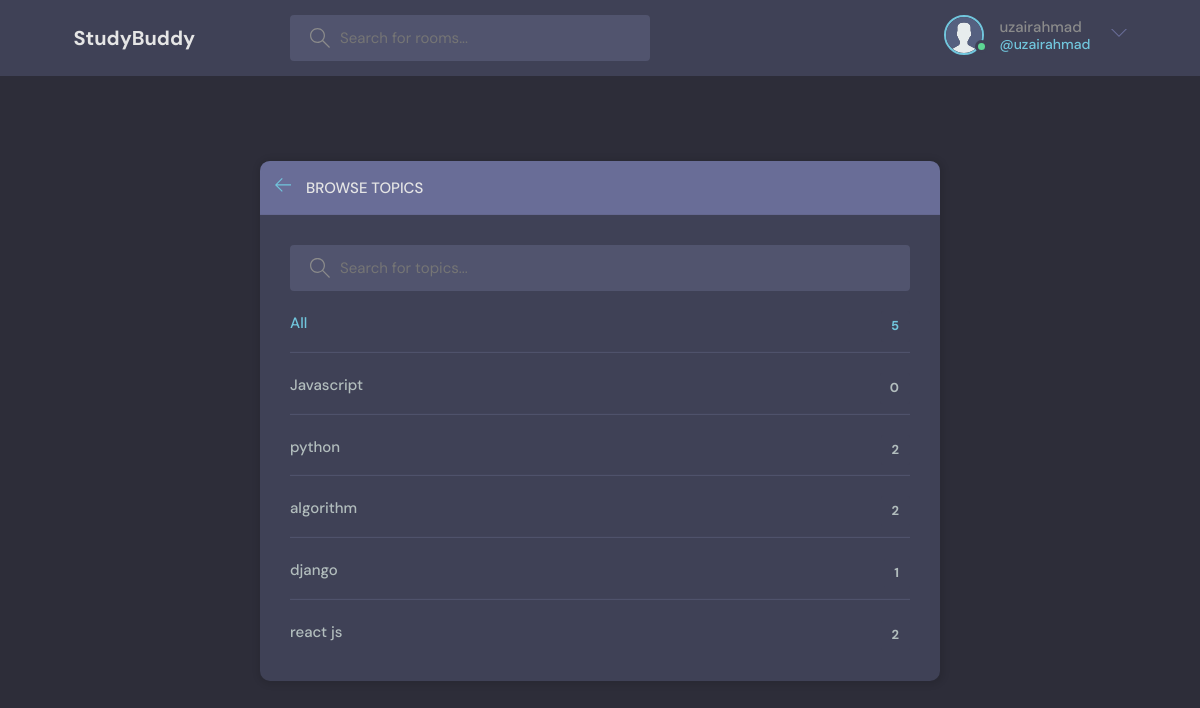
The page /topic (signed in) on the database as committed earlier.
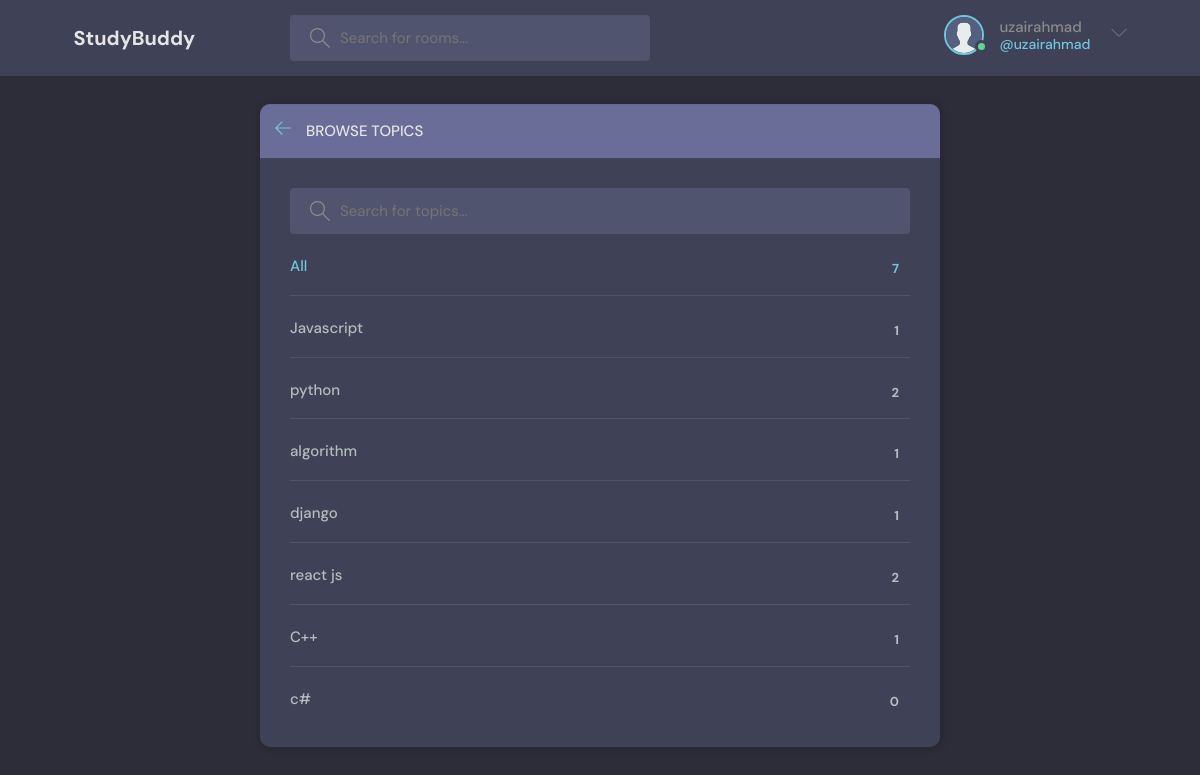
The same page on the database as committed later.
### base/models.py (models this page shows, shortened)
class Topic(models.Model):
    name = models.CharField(max_length=200)

### base/views.py (the view)
# urls.py: path('topic', views.topicPage, name='topic'),
def topicPage(request):
     topic=Topic.objects.filter()
     return render(request, 'base/topic.html', {'topic':topic})

### base/templates/base/topic.html (shortened to what this page needs)
{% extends 'main.html'%} {% block content %} {% load static %}
<main class="create-room layout">
  <div class="container">
    <div class="layout__box">
      <div class="layout__boxHeader">
        <div class="layout__boxTitle">
          <a href="{% url 'home' %}">
            <svg
              version="1.1"
              xmlns="http://www.w3.org/2000/svg"
              width="32"
              height="32"
              viewBox="0 0 32 32"
            >
              <title>arrow-left</title>
              <path
                d="M13.723 2.286l-13.723 13.714 13.719 13.714 1.616-1.611-10.96-10.96h27.625v-2.286h-27.625l10.965-10.965-1.616-1.607z"
              ></path>
            </svg>
          </a>
          <h3>Browse Topics</h3>
        </div>
      </div>
      <div class="topics-page layout__body">
        <form method="GET" class="header__search" action="{% url 'home' %}">
          <label>
            <input name="q" placeholder="Search for topics..." />
          </label>
        </form>
        <ul class="topics__list">
          <li>
            <a href="/" class="active">All <span>{{topic.count}}</span></a>
          </li>
          {% for t in topic %}
          <li>
            <a href="/">{{t.name}}<span>{{t.room_set.all.count}}</span></a>
          </li>
          {% endfor %}
        </ul>
      </div>
    </div>
  </div>
</main>
{% endblock content %}

Rows that differ between the two databases and show on the page:
computed for Topic "Javascript": room_set.all.count "0" → "1"
computed for Topic "algorithm": room_set.all.count "2" → "1"
added Topic: name "C++", room_set.all.count "1"
added Topic: name "c#", room_set.all.count "0"
Other text that changed with them:
{{ topic.count }}: "5" → "7"
